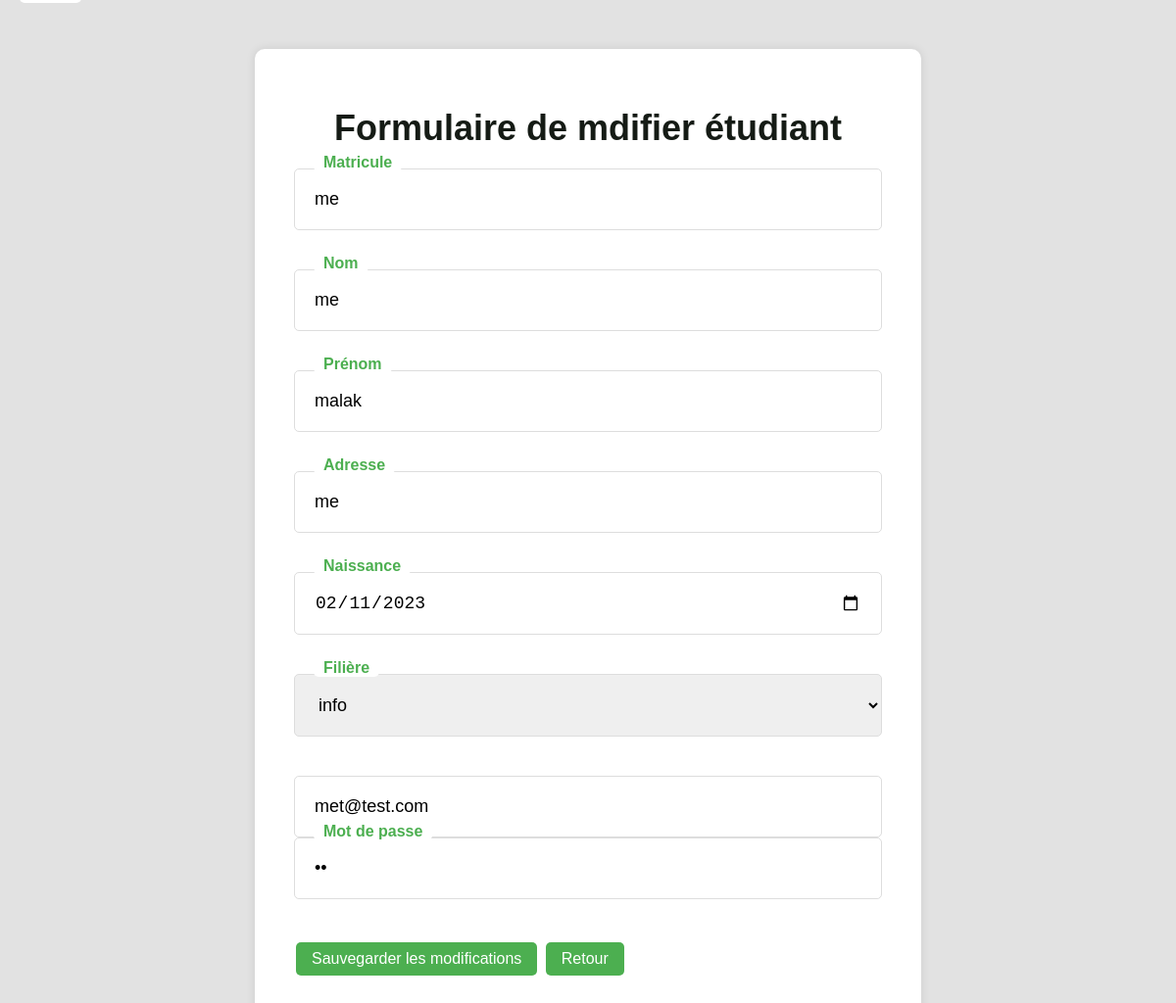
Page /update.php?id=73 on the committed database.
### tables this page shows
CREATE TABLE `etudiant` (
  `id` int(4) NOT NULL,
  `matricule` varchar(100) NOT NULL,
  `nom` varchar(100) DEFAULT NULL,
  `prenom` varchar(100) DEFAULT NULL,
  `adresse` varchar(100) DEFAULT NULL,
  `naissance` date DEFAULT NULL,
  `filiere` varchar(100) DEFAULT NULL,
  `email` varchar(100) DEFAULT NULL,
  `password` varchar(100) DEFAULT NULL
);

### update.php (the view, shortened to what this page needs)
<?php
include 'connexion.php';
 if($_GET['id'])
 $id = $_GET['id'];
 $sql = "SELECT * FROM etudiant WHERE id = {$id}";
 $result=mysqli_query($connect,$sql);
 $data=mysqli_fetch_assoc($result);
$sqlFiliere="select nomFiliere from filiere";
$resFiliere=mysqli_query($connect,$sqlFiliere);
?>
<!DOCTYPE html>
<html>
  <head>
    <link rel="stylesheet" type="text/css" href="style.css">
  </head>
  <body>
<form action="update2.php" method="post">
<h1>Formulaire de mdifier étudiant</h1>
      <div class="form-group">
        <label for="matricule">Matricule</label>
        <input type="text" id="matricule" name="matricule" value="<?php echo $data['matricule'] ?>" >
      </div>
      <div class="form-group">
        <label for="nom">Nom</label>
        <input type="text" id="nom" name="nom"value="<?php echo $data['nom'] ?>">
      </div>
      <div class="form-group">
        <label for="prenom">Prénom</label>
        <input type="text" id="prenom" name="prenom" value="<?php echo $data['prenom'] ?>">
      </div>
      <div class="form-group">
        <label for="adresse">Adresse</label>
        <input type="text" id="adresse" name="adresse" value="<?php echo $data['adresse'] ?>">
      </div>
      <div class="form-group">
        <label for="naissance">Naissance</label>
        <input type="date" id="naissance" name="naissance" value="<?php echo $data['naissance'] ?>">
      </div>
      <div class="form-group">
<label for="filiere">Filière</label>
<select  id="filiere" name="filiere">
<?php while ($row=mysqli_fetch_assoc($resFiliere)){?>
  <option><?php echo $row['nomFiliere'] ?></option>
  <?php
}
?>
</select>
</div>
        <input type="email" id="email" name="email" value="<?php echo $data['email'] ?>">
      <div class="form-group">
        <label for="password">Mot de passe</label>
        <input type="password" id="password" name="password" value="<?php echo $data['password'] ?>">
      </div>
      <td><button type="submit">Sauvegarder les modifications</button></td>
 <td><a href="acceil.php"><button type="button">Retour</button></a></td>
    </form>
    </body>
</html>

### style.css (style rules this page uses)
body { font-family: Arial, sans-serif; background-color: #e2e2e2; }
h1 { text-align: center; margin-top: 50px; font-weight: bold; color: #151b15; }
form { max-width: 600px; margin: 50px auto; padding: 40px; background-color: white; border-radius: 10px; box-shadow: 0px 0px 10px 0px rgba(0, 0, 0, 0.1); }
.form-group { margin-bottom: 40px; position: relative; }
label { font-weight: bold; color: #4CAF50; position: absolute; top: -15px; left: 20px; background-color: white; padding: 0px 10px; border-radius: 5px; }
select,input[type="text"], input[type="email"], input[type="password"], input[type="date"] { padding: 20px; width: 100%; border-radius: 5px; border: 1px solid #ddd; box-sizing: border-box; font-size: 18px; transition: all 0.3s ease-in-out; }
select,input[type="text"]:focus, input[type="email"]:focus, input[type="password"]:focus, input[type="date"]:focus { border: 2px solid #4CAF50; }
button { padding: 10px 20px; background-color: #4CAF50; color: white; border: none; border-radius: 5px; margin-right: 20px; }
h1 { text-align: center; font-size: 36px; font-family: Arial, sans-serif; margin: 20px 0; }
button { background-color: #4CAF50; color: white; border: none; padding: 8px 16px; text-align: center; text-decoration: none; display: inline-block; font-size: 16px; margin: 4px 2px; cursor: pointer; border-radius: 5px; }
select { padding: 20px; width: 100%; border-radius: 5px; border: 1px solid #ddd; box-sizing: border-box; font-size: 18px; transition: all 0.3s ease-in-out; }

### rows in the picture
etudiant: matricule "me", prenom "malak", adresse "me", naissance "02/11/2023", email "met@test.com"

### other values in the picture
form field filiere "info"
